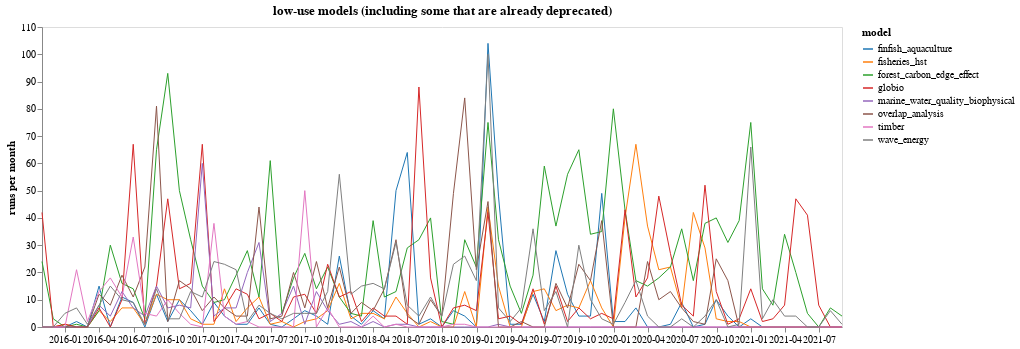

The notebook cell saved with this chart:
### Code cell
low_use_models = [
    'overlap_analysis',
    'wave_energy',
    'finfish_aquaculture',
    'fisheries_hst',
    'forest_carbon_edge_effect',
    'globio',
    'marine_water_quality_biophysical',
    'timber',
]
plot_model_counts_over_time(low_use_models, 'low-use models (including some that are already deprecated)')

### Figure 1 — Vega-Lite specification as saved in the notebook (floating-point values rounded to 4 significant figures; data arrays with more than 128 entries replaced by an {"elided": "..."} marker saying what was removed)
{"config": {"view": {"continuousWidth": 400, "continuousHeight": 300}, "axis": {"grid": false}}, "data": {"name": "data-a47f865fb736cd117c43c2954400a660"}, "mark": "line", "encoding": {"color": {"type": "nominal", "field": "model", "scale": {"scheme": "category10"}}, "opacity": {"condition": {"value": 1, "selection": "selector008"}, "value": 0.2}, "size": {"value": 1}, "x": {"type": "temporal", "axis": {"format": "%Y-%m"}, "field": "index", "title": null}, "y": {"type": "quantitative", "field": "value", "title": "runs per month"}}, "height": 300, "selection": {"selector008": {"type": "multi", "fields": ["model"], "bind": "legend"}}, "title": "low-use models (including some that are already deprecated)", "width": 800, "$schema": "https://vega.github.io/schema/vega-lite/v4.8.1.json", "datasets": {"data-a47f865fb736cd117c43c2954400a660": {"elided": "568 records"}}}
